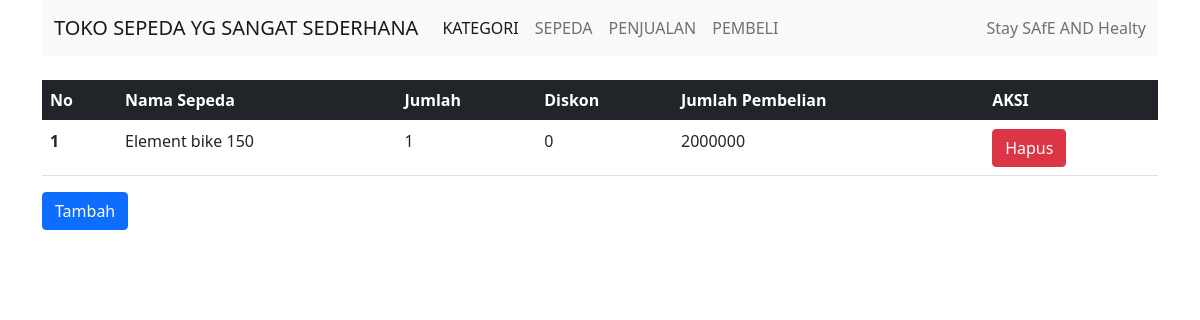
The app's page /penjualan/detail/1628979305 with its own data.
### tables this page shows
CREATE TABLE `penjualan_detail` (
  `penjualan_detail_id` int(11) NOT NULL,
  `penjualan_id` int(11) NOT NULL,
  `barang_id` int(11) NOT NULL,
  `harga_total` int(20) NOT NULL,
  `jumlah` int(11) NOT NULL,
  `diskon` int(11) NOT NULL
);

CREATE TABLE `barang` (
  `barang_id` int(11) NOT NULL,
  `nama_barang` varchar(100) NOT NULL,
  `harga_barang` int(15) NOT NULL,
  `stok` int(11) NOT NULL,
  `keterangan` text NOT NULL
);

### application/controllers/Penjualan.php (called while the page is built, shortened)
<?php
class Penjualan extends CI_Controller
{
	public function __construct()
	{
		$this->load->model('PenjualanModel');
		$this->load->model('PelangganModel');
	}
		public function detail($penjualan_id)
	{
		$data['title'] = "Edit penjualan";
		$data['penjualan'] = $this->db->get_where('penjualan',['penjualan_id'=>$penjualan_id])->row_array();
		$data['penjualandetail'] = $this->PenjualanModel->get_detail_penjualan($penjualan_id);
		$this->load->view('templates/header', $data);
		$this->load->view('penjualan/detail', $data);
		$this->load->view('templates/footer');
	}
}

### index.php (called while the page is built, shortened)
<?php
require_once BASEPATH.'core/CodeIgniter.php';

### application/models/PenjualanModel.php (called while the page is built, shortened)
<?php
class PenjualanModel extends CI_Model {
    public function get_detail_penjualan($penjualan_id)
    {
        $query = "SELECT * FROM penjualan_detail pd, penjualan pn, barang b, pelanggan pe WHERE pn.pelanggan_id = pe.pelanggan_id
        AND pd.penjualan_id = pn.penjualan_id AND pd.barang_id = b.barang_id AND pn.penjualan_id = $penjualan_id" ;
        return $this->db->query($query)->result_array();
    }
}

### application/views/penjualan/detail.php (the view, shortened to what this page needs)
<div class="row mt-4">
  <div class="col-12">
    <table class="table">
      <thead class="table-dark">
        <tr>
          <th>No</th>
          <th>Nama Sepeda</th>
          <th>Jumlah</th>
          <th>Diskon</th>
          <th>Jumlah Pembelian</th>
          <th>AKSI</th>
        </tr>
      </thead>
      <tbody>
        <?php
        foreach ($penjualandetail as $no => $penjualan) {
        ?>
          <tr>
            <th scope="row"><?= $no + 1 ?></th>
            <td><?= $penjualan['nama_barang']; ?></td>
            <td><?= $penjualan['jumlah']; ?></td>
            <td><?= $penjualan['diskon']; ?></td>
            <td><?= $penjualan['harga_total']; ?></td>
            <td>
              <a href="<?= base_url('penjualandetail/hapus/' . $penjualan['penjualan_id'] . '/' . $penjualan['penjualan_detail_id']) ?>" class="btn btn-danger">Hapus</a>
            </td>
          </tr>
        <?php } ?>
      </tbody>
    </table>
    <a href="<?= base_url('penjualandetail/proses/' . $penjualan['penjualan_id']) ?>" type="button" class="btn btn-primary">
      Tambah
    </a>
  </div>
</div>
</div>

### records on screen
penjualan_detail: barang.nama_barang "Element bike 150", jumlah "1", diskon "0", harga_total "2000000"
